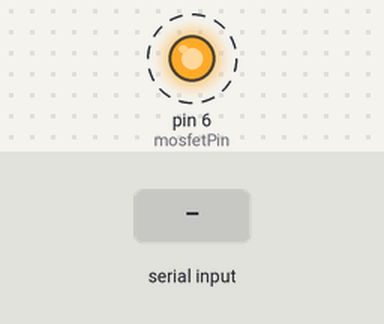
A sketch run on a simulated Arduino Uno, built with avr-gcc and run on an emulated ATmega328P. Parts: output pins drawn as LEDs (lit = HIGH). Dashed ring = blinking. Inputs (shaded band) come from the test bench. What the sketch prints to the serial monitor is not drawn.

Above: at 1.11 s.
1.3 s: "90,45\n" received over Serial
Timing chart, 0 to 10.3 s (numbered marks = the images above; inputs shaded):
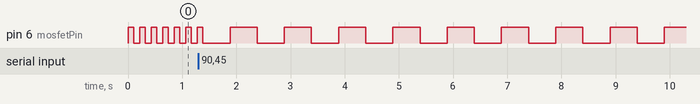

Measured:
- after the input at 1.3 s, pin 6 (mosfetPin): alternates HIGH for 0.50 s and LOW for 0.50 s, starting after 0.58 s
- by itself, pin 6 (mosfetPin): alternates HIGH for 0.11 s and LOW for 0.11 s

The sketch:

MSWorking.ino
```cpp
// (licence header left out)
#include <SoftwareSerial.h>
#include <TinyGPS++.h>


// Globals for GPS
TinyGPSPlus gps;  // Create a GPS object
SoftwareSerial ss(4, 3); // Define RX and TX pins for SoftwareSerial GPS


// Globals for the MOSFET
int mosfetPin = 6; // Choose a digital pin
float speedGlobal = 1.0; // Variable to hold the speed value in miles per hour
unsigned long nextMosfetPulse = 0;  // Will store the next time we should pulse (rather than delaying)

const float pulsesPerNauticalMile = 20000;  // Pulses per nautical mile
// const float frequencyMile = 50.0;           // Frequency in Hz per knot - Original - off by 13.5x
// const float frequencyMile = 675.0;           // Frequency in Hz per knot - Tuned
// const float frequencyMile = 3.7;           // Frequency in Hz per knot - Tuned
const float frequencyMile = 4.75;

String inputString = "";  // A string to hold incoming data

void setup() {
  pinMode(mosfetPin, OUTPUT); // Set the MOSFET pin as output
  Serial.begin(9600);         // Start the serial communication
  ss.begin(9600);      // Start communication with the GPS module
  Serial.println("Jake's GPS Module");
}


void loop() {
  unsigned long currentMillis = millis();

  // Make sure the global - Speed is up to date.
  // updateSpeedGPS();     // GPS
  updateSpeedSerial();  // Serial

  // Check if it's time to update the pulse (Rather than internal delay)
  if (currentMillis > nextMosfetPulse) {
    // Flips the pin and recalculates the next pulse time
    modulateOutput(speedGlobal);
  }
}


void updateSpeedSerial() {
  // Check the Serial for the Speed Directly rather than the GPS
  while (Serial.available()) {
    char inChar = (char)Serial.read();
    if (inChar == '\n') {  // Check for newline character
      speedGlobal = inputString.toFloat();  // Convert to float
      Serial.print("Speed set to: ");
      Serial.println(speedGlobal);
      inputString = "";  // Clear the string for the next input
    } else {
      inputString += inChar;  // Add the incoming character to the string
    }
  }
}

void updateSpeedGPS() {
  // Try to get the speed
  while (ss.available() > 0) {
    gps.encode(ss.read());  // Feed data to the GPS object

    // This actually isn't true that often  so we can't assume we can just call it any time, we have
    //     to call this rather frequently
    if (gps.location.isUpdated()) {
      // For some reason we have to poll the lat and lng when before getting speed
      gps.location.lat();
      gps.location.lng();
      speedGlobal = gps.speed.mph();

      Serial.print(F("Speed: "));
      Serial.println(speedGlobal);

    }
  }
}

// Helper function to modulate the output pin based on the speed in knots - Miles per hour
void modulateOutput(float speed) {
  // Set a minimum and speed as to not break anything
  if (speed < 0.1) speed = 0.1;
  if (speed > 60) speed = 60;

  // Calculate the frequency based on speed in knots
  float frequency = speed * frequencyMile; // Frequency in Hz

  // Calculate the delay time for 50% duty cycle
  int delayTime = (int)(1000.0 / (2 * frequency)); // Delay in milliseconds

  // Ensure the delayTime is not too small or too large
  if (delayTime < 1) delayTime = 1;
  if (delayTime > 500) delayTime = 500;

  static bool mosfetState = LOW;
  mosfetState = !mosfetState;  // Toggle the MOSFET state every time we call
  digitalWrite(mosfetPin, mosfetState);
  nextMosfetPulse = millis() + delayTime;
}
```
